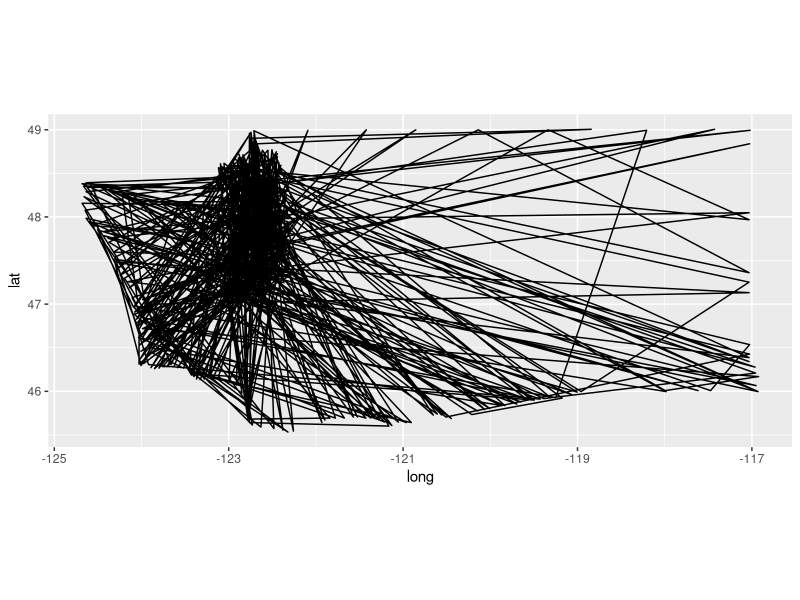

Generate this figure with R:
#######################################################
#---script to create "spaghetti state" at random 
#---from L1 session
#######################################################



#---required
require(ggplot2, quietly=T)

#---get map data for all 50 states
states<-map_data("state")

#---find all the states available to me, then pick one at random
state.names<-unique(states$region)
sample(state.names,1)->secret.state

#---extract border data for my 'secret state'
secret.state.border<-subset(states,region==secret.state)

#---scramble that data
secret.state.border<-secret.state.border[sample(1:nrow(secret.state.border)),]

#---plot...
ggplot(
  #---...secret scrambled state!
  data=secret.state.border,
  #---aesthetics
  aes(x=long, y=lat)
)+
  #---aspect ratio!!!
  coord_fixed()+
  #---line, err path geometry
  geom_path()